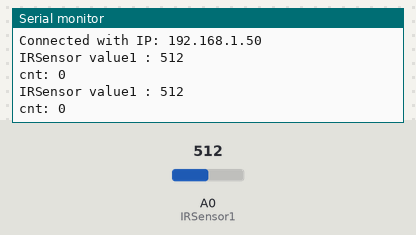
A sketch run on a simulated ESP8266 (NodeMCU). On the bench: the last lines printed to the serial monitor. The test bench sets the inputs (shaded band); at power-on: A0 (IRSensor1) = 512. WiFi joins after 1.5 s; servers stay silent unless stated.

Above: at 3.7 s.
3.8 s: A0 (IRSensor1) set to 610
At 5.1 s:
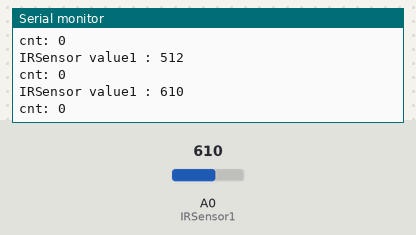
5.3 s: A0 (IRSensor1) set to 590
At 6.1 s:
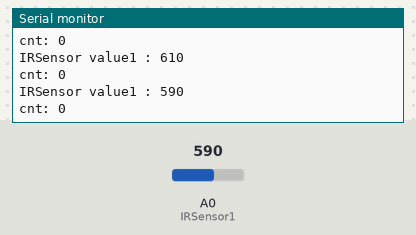
Timing chart, 0 to 8.3 s (numbered marks = the images above; inputs shaded):
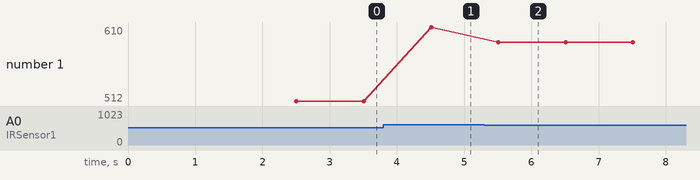

The sketch:

personCount.ino
```cpp
#include "FirebaseESP8266.h" // 반드시 파이어베이스 라이브러리를 먼저 추가해야 합니다.
#include <ESP8266WiFi.h>

//#define FIREBASE_HOST "skku-iot-project-default-rtdb.firebaseio.com" //(http:// 빼고, 마지막 / 빼고)"
#define FIREBASE_HOST "practice2-8dff4-default-rtdb.firebaseio.com" //(http:// 빼고, 마지막 / 빼고)"
//#define FIREBASE_AUTH "rYdhFhZKvi06qiDSdUjIYTIyWfhfhtr4pAYEk24i"
#define FIREBASE_AUTH "EdwwjeMDe4f57DLkTelsPOHLFOPLyJv187gEOtIw"
#define WIFI_SSID "iPhone" // 연결 가능한 wifi의 ssid
#define WIFI_PASSWORD "123123123" // wifi 비밀번호

#define IRSensor1 A0


FirebaseData firebaseData;
FirebaseJson json;


void setup() {
  // put your setup code here, to run once:
  Serial.begin(9600);
  delay(500);

  Serial.println();
  Serial.println(WIFI_SSID);
  Serial.println(WIFI_PASSWORD);
  delay(500);
  WiFi.begin(WIFI_SSID, WIFI_PASSWORD);
  delay(500);
  Serial.println();
  Serial.println("Connecting to WiFi");
  while (WiFi.status() != WL_CONNECTED)
  {
    Serial.print(".");
    delay(500);
  }
  Serial.println();
  Serial.print("Connected with IP: ");
  Serial.println(WiFi.localIP());
  Serial.println();

  Firebase.begin(FIREBASE_HOST, FIREBASE_AUTH);
  Firebase.reconnectWiFi(true);

  firebaseData.setBSSLBufferSize(1024, 1024);
  firebaseData.setResponseSize(1024);
  Firebase.setReadTimeout(firebaseData, 1000 * 60);
  Firebase.setwriteSizeLimit(firebaseData, "tiny");
  pinMode(IRSensor1, INPUT);
}

int IRSensorValue1 = 0;
int prev = 0;
int cnt = 0;
bool check1 = false;
bool check2 = false;

int threshold1 = 600;
int threshold2 = 200;

void loop() {
  // put your main code here, to run repeatedly:
  IRSensorValue1 = analogRead(IRSensor1);


  Serial.print("IRSensor value1 : ");
  Serial.println(IRSensorValue1);
  Serial.print("cnt: ");
  Serial.println(cnt);

  if (IRSensorValue1 < threshold1 && IRSensorValue1 > threshold2 && !check1 && !check2){
    check1 = true;
  }
  else if (IRSensorValue1 > threshold1 && check1 && !check2){
    cnt++;
    Firebase.setInt(firebaseData, "count", cnt);
    check1 = false;
  }

  else if(IRSensorValue1 > threshold1 && !check2 && !check1)  {
    check2 = true;
  }
  else if(IRSensorValue1 < threshold1 && IRSensorValue1 > threshold2 && check2 && !check1){
    check2 = false;
    if(cnt > 0){
      cnt--;
      Firebase.setInt(firebaseData, "count", cnt);
    }
  }
  else{
    check1 = false;
    check2 = false;
  }

  delay(1000);
}
```

Measured:
- after the input at 3.8 s, the serial monitor: prints a new line after 0.71 s (image 1)
- after the input at 5.3 s, the serial monitor: prints a new line after 0.21 s (image 2)
- plotted number 1: 512 → 610 after the input at 3.8 s, 610 → 590 after the input at 5.3 s
